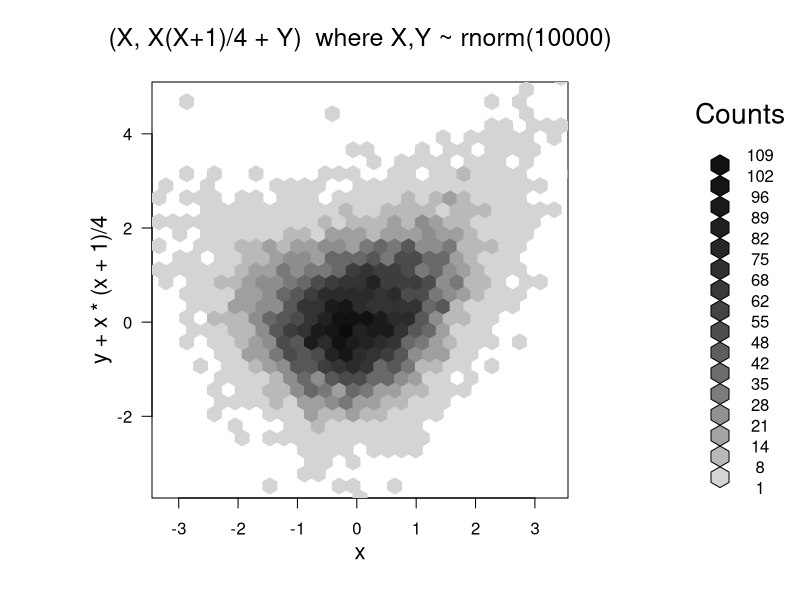
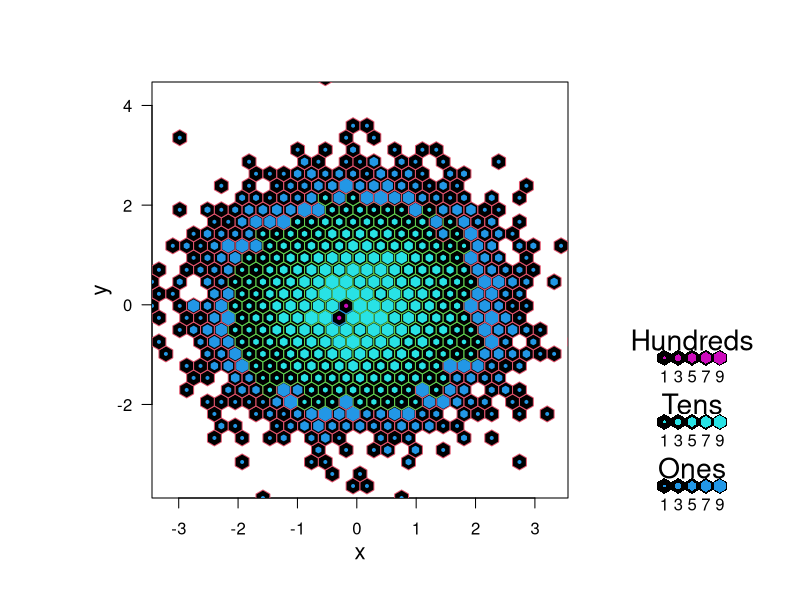

These figures' R source, in order:
library(hexbin)


### Name: hexbin
### Title: Bivariate Binning into Hexagon Cells
### Aliases: hexbin hexbin-class 'integer or NULL-class' show,hexbin-method
###   summary,hexbin-method
### Keywords: dplot

### ** Examples

set.seed(101)
x <- rnorm(10000)
y <- rnorm(10000)
(bin <- hexbin(x, y))
## or
plot(hexbin(x, y + x*(x+1)/4),
     main = "(X, X(X+1)/4 + Y)  where X,Y ~ rnorm(10000)")

## Using plot method for hexbin objects:
plot(bin, style = "nested.lattice")

hbi <- hexbin(y ~ x, xbins = 80, IDs= TRUE)
str(hbi)
tI <- table(hbi@cID)
stopifnot(names(tI) == hbi@cell,
                tI  == hbi@count)

## NA's now work too:
x[runif(6, 0, length(x))] <- NA
y[runif(7, 0, length(y))] <- NA
hbN <- hexbin(x,y)
summary(hbN)
